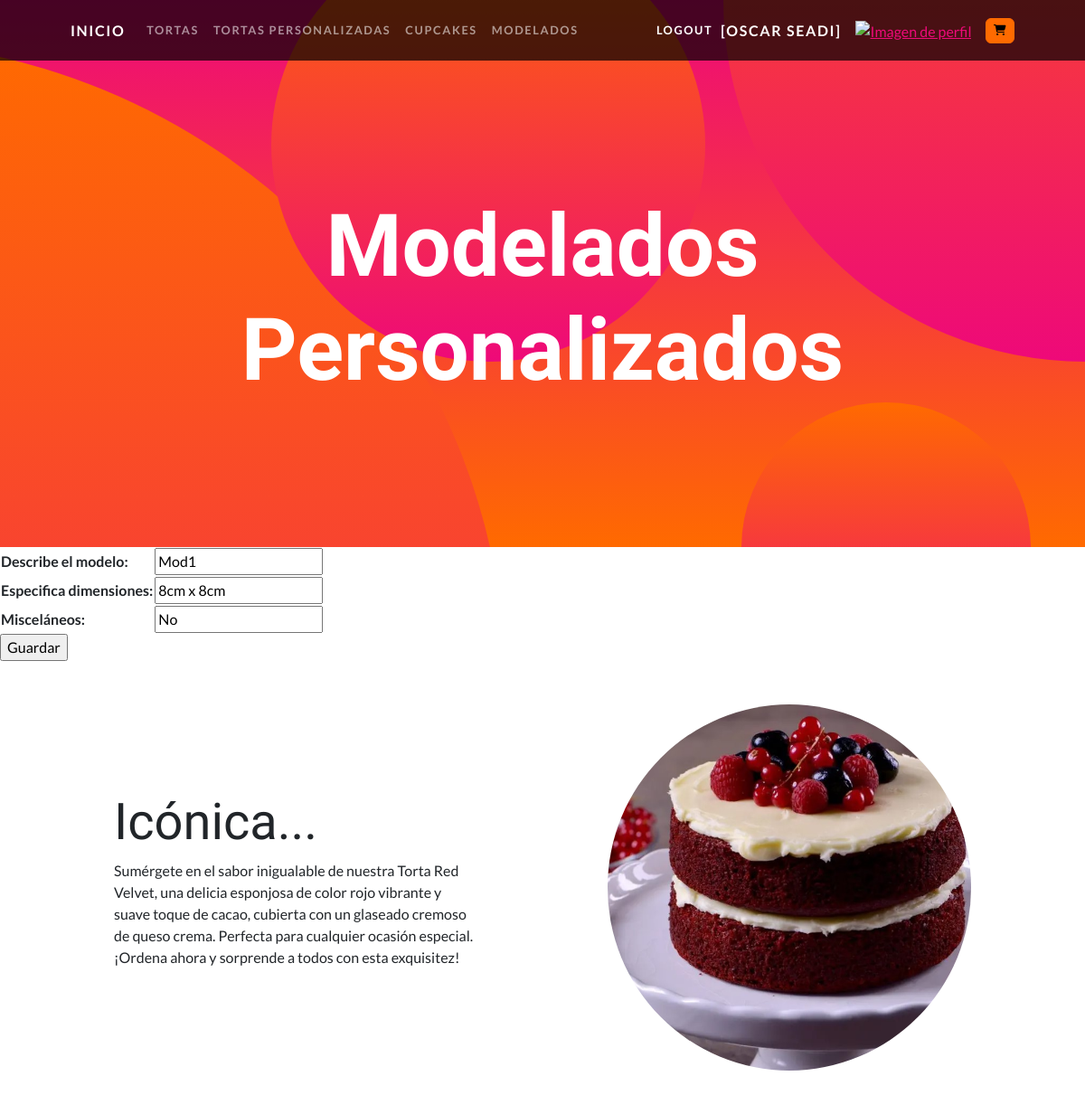
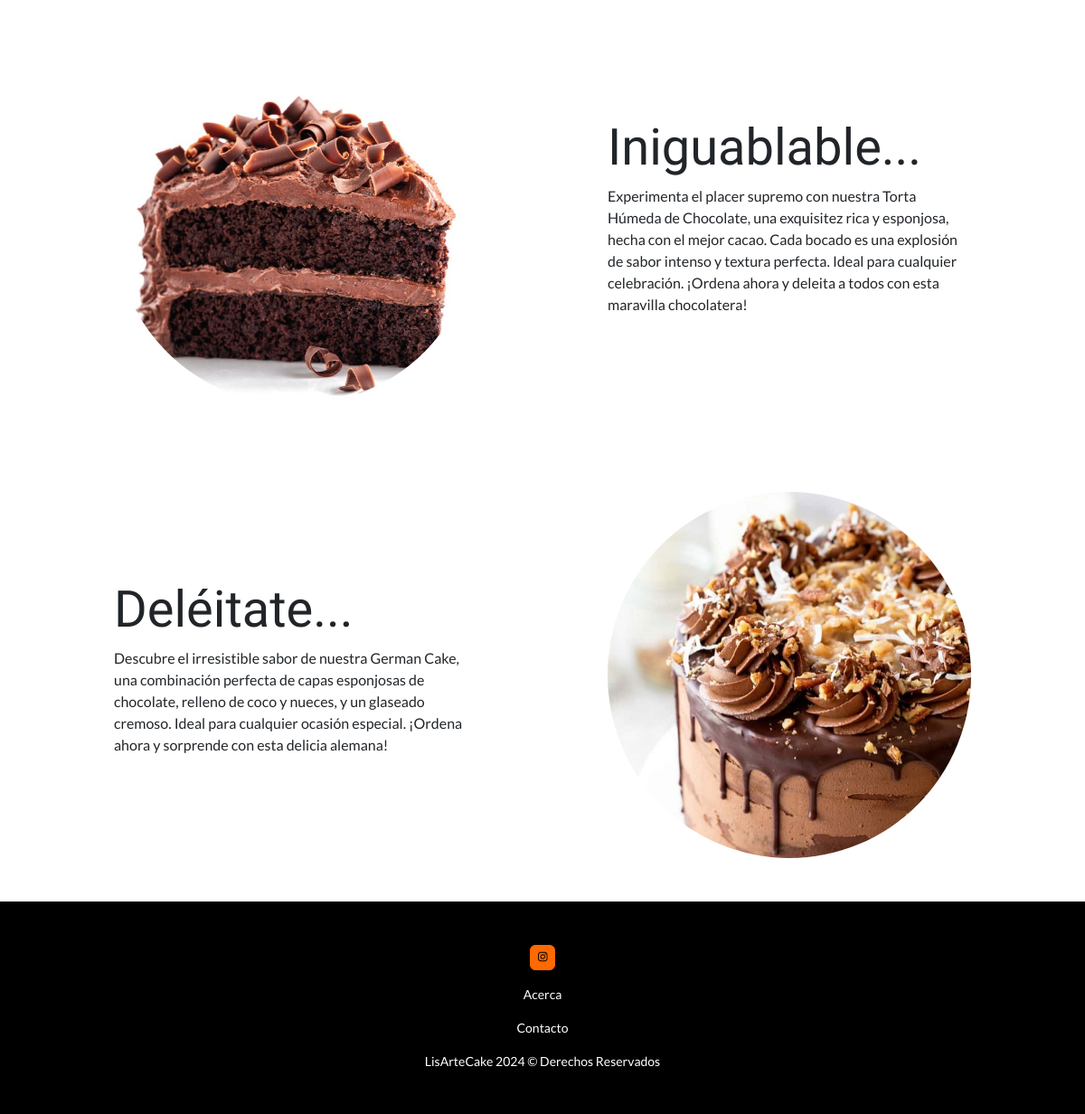
The page /modelado_update/1 (signed in) on the database its author committed (2 pictures, top to bottom).
### tortas/models.py (models this page shows, shortened)
class Modelado(models.Model):
    descripcion = models.CharField(max_length=250)
    dimensiones = models.CharField(max_length=50)
    misc = models.CharField(max_length=250)
    precio = models.DecimalField(default=5000, max_digits=10, decimal_places=3)

### tortas/views.py (the view)
# urls.py: path('modelado_update/<id_modelado>', modeladoUpdate, name= "modeladoUpdate"),
@login_required
def modeladoUpdate(request, id_modelado):
    modelado = Modelado.objects.get(id=id_modelado)
    if request.method == "POST":
        miForm = ModeladoForm(request.POST)
        if miForm.is_valid():
            modelado.descripcion = miForm.cleaned_data.get("descripcion")
            modelado.dimensiones = miForm.cleaned_data.get("dimensiones")
            modelado.misc = miForm.cleaned_data.get("misc")
            modelado.save()
            contexto = {"modelados": Modelado.objects.all() }
            return render(request, "tortas/modelados.html", contexto)
    else:
        miForm = ModeladoForm(initial={"descripcion": modelado.descripcion, "dimensiones": modelado.dimensiones, "misc": modelado.misc})
    return render(request, "tortas/modeladoForm.html", {"form": miForm})

### tortas/forms.py
class ModeladoForm(forms.Form):
    descripcion =  forms.CharField(max_length=100, required=True, label= "Describe el modelo")
    dimensiones = forms.CharField(max_length=200, required=True, label= "Especifica dimensiones")
    misc = forms.CharField(max_length=250, required=True, label= "Misceláneos")

### tortas/templates/tortas/modeladoForm.html (shortened to what this page needs)
{% extends 'tortas/index.html' %}
{% block titulo %}
<h1 class="masthead-heading mb-0">Modelados Personalizados</h1>
{% endblock titulo %}
{% block contenido %}
<form action="" method="post">
    <table>
        {{ form.as_table }}
    </table>
    <input type="submit" value="Guardar">
</form>
{% endblock contenido %}

### tortas/templates/tortas/index.html (shortened to what this page needs)
<!DOCTYPE html>
<html lang="en">
    <head>
        {% load static %}
        <link href="{% static 'css/styles.css' %}" rel="stylesheet" />
        <link rel="stylesheet" href="https://cdnjs.cloudflare.com/ajax/libs/font-awesome/6.4.0/css/all.min.css">
    </head>
    <body id="page-top">
<nav class="navbar navbar-expand-lg navbar-dark navbar-custom fixed-top">
    <div class="container px-5">
        <div class="navbar-brand">
            <a href="{% url 'home' %}" class="inicio-link">Inicio</a>
        </div>
        <div class="collapse navbar-collapse" id="navbarResponsive">
            <ul class="navbar-nav me-auto">
                {% if user.is_authenticated %}
                    <li class="nav-item"><a class="nav-link" href="{% url 'tortas' %}">Tortas</a></li>
                    <li class="nav-item"><a class="nav-link" href="{% url 'tortasp' %}">Tortas Personalizadas</a></li>
                    <li class="nav-item"><a class="nav-link" href="{% url 'cupcakes' %}">Cupcakes</a></li>
                    <li class="nav-item"><a class="nav-link" href="{% url 'modelados' %}">Modelados</a></li>
                {% endif %}
            </ul>
            <ul class="navbar-nav ms-auto align-items-center">
                {% if user.is_authenticated %}
                    <li class="nav-item">
                        <form method="POST" action="{% url 'logout' %}">
                            <button type="submit" class="nav-link btn btn-link" style="color: white; text-decoration: none;">Logout</button>
                        </form>
                        <div class="navbar-brand">
                        <a href="{% url 'perfil' %}" class="inicio-link">[{{ user.first_name }} {{ user.last_name }}]</a>
                        </div>
                    </li>
                    <div class="text-center">
                        <a href="{% url 'agregar_avatar' %}"><img src="{{ request.session.avatar}}" height="40px" weight="40px" alt="Imagen de perfil"></a>
                    </div>
                    <li class="nav-item">
                        <a href="{% url 'ver_carrito' %}" class="btn btn-secondary cart-btn" style="--bs-btn-padding-y: .25rem; --bs-btn-padding-x: .5rem; --bs-btn-font-size: .75rem;">
                            <i class="fa-solid fa-cart-shopping" title="Carrito de compras"></i>
                        </a>
                    </li>
                {% else %}
                    <li class="nav-item"><a class="nav-link" href="{% url 'registro' %}">Registrate</a></li>
                    <li class="nav-item"><a class="nav-link" href="{% url 'login' %}">Login</a></li>
                {% endif %}
            </ul>
        </div>
    </div>
</nav>
        <header class="masthead text-center text-white">
            <div class="masthead-content">
                <div class="container px-5">
                    {% block titulo %}{% endblock titulo %}
                </div>
            </div>
            <div class="bg-circle-1 bg-circle"></div>
            <div class="bg-circle-2 bg-circle"></div>
            <div class="bg-circle-3 bg-circle"></div>
            <div class="bg-circle-4 bg-circle"></div>
        </header>
        {% block contenido %}
        {% endblock contenido %}
        <section id="scroll">
            <div class="container px-5">
                <div class="row gx-5 align-items-center">
                    <div class="col-lg-6 order-lg-2">
                        <div class="p-5"><img class="img-fluid rounded-circle" src="{% static 'assets/img/01.jpg' %}" alt="..." /></div>
                    </div>
                    <div class="col-lg-6 order-lg-1">
                        <div class="p-5">
                            <h2 class="display-4">Icónica...</h2>
                            <p>Sumérgete en el sabor inigualable de nuestra Torta Red Velvet, una delicia esponjosa de color rojo vibrante y suave toque de cacao, cubierta con un glaseado cremoso de queso crema. Perfecta para cualquier ocasión especial. ¡Ordena ahora y sorprende a todos con esta exquisitez!</p>
                        </div>
                    </div>
                </div>
            </div>
        </section>
        <section>
            <div class="container px-5">
                <div class="row gx-5 align-items-center">
                    <div class="col-lg-6">
                        <div class="p-5"><img class="img-fluid rounded-circle" src="{% static 'assets/img/02.jpg' %}" alt="..." /></div>
                    </div>
                    <div class="col-lg-6">
                        <div class="p-5">
                            <h2 class="display-4">Iniguablable...</h2>
                            <p>Experimenta el placer supremo con nuestra Torta Húmeda de Chocolate, una exquisitez rica y esponjosa, hecha con el mejor cacao. Cada bocado es una explosión de sabor intenso y textura perfecta. Ideal para cualquier celebración. ¡Ordena ahora y deleita a todos con esta maravilla chocolatera!</p>
                        </div>
                    </div>
                </div>
            </div>
        </section>
        <section>
            <div class="container px-5">
                <div class="row gx-5 align-items-center">
                    <div class="col-lg-6 order-lg-2">
                        <div class="p-5"><img class="img-fluid rounded-circle" src="{% static 'assets/img/03.jpg' %}" alt="..." /></div>
                    </div>
                    <div class="col-lg-6 order-lg-1">
                        <div class="p-5">
                            <h2 class="display-4">Deléitate...</h2>
                            <p>Descubre el irresistible sabor de nuestra German Cake, una combinación perfecta de capas esponjosas de chocolate, relleno de coco y nueces, y un glaseado cremoso. Ideal para cualquier ocasión especial. ¡Ordena ahora y sorprende con esta delicia alemana!</p>
                        </div>
                    </div>
                </div>
            </div>
        </section>
<footer class="py-5 bg-black">
    <div class="container d-flex justify-content-center mb-3">
        <a
            href="https://www.instagram.com/lisarte_cake"
            class="btn btn-secondary mx-2"
            style="--bs-btn-padding-y: .25rem; --bs-btn-padding-x: .5rem; --bs-btn-font-size: .75rem;"
            aria-label="Follow us on Instagram"
            title="Síguenos en Instagram!"
        >
            <i class="fa-brands fa-instagram"></i>
        </a>
    </div>
    <div class="container d-flex justify-content-center mb-3">
        <a href="{% url 'acerca' %}" class="text-white small mx-2" style="text-decoration: none;">Acerca</a>
    </div>
    <div class="container d-flex justify-content-center mb-3">
        <a href="{% url 'contacto' %}" class="text-white small mx-2" style="text-decoration: none;">Contacto</a>
    </div>
    <div class="container px-5">
        <p class="m-0 text-center text-white small">LisArteCake 2024 &copy; Derechos Reservados</p>
    </div>
</footer>
    </body>
</html>

### tortas/templates/tortas/index.html (style rules this page uses)
.navbar-nav .nav-link { font-size: 1rem; margin-right: 1rem; }
.navbar-nav .nav-link:last-child { margin-right: 0; }
.navbar-nav .btn-secondary { margin-left: 1rem; }
.nav-link.btn { padding: 0; }
.navbar-nav .nav-item { display: flex; align-items: center; }
.navbar-brand .inicio-link { font-weight: bold; color: white; text-decoration: none; }

### rows shown on the page
Modelado: descripcion "Mod1", dimensiones "8cm x 8cm", misc "No"

### other values the page prints
{{ user.first_name }} "OSCAR"
{{ user.last_name }} "SEADI"
